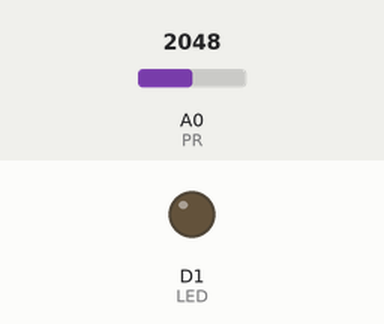
The sketch below on a simulated Particle Photon. On the bench: output pins drawn as LEDs (lit = HIGH). The inputs (shaded band) are chosen by the test bench; at power-on: A0 (PR) = 2048.

Above: at 0.7 s.
At 5.2 s:
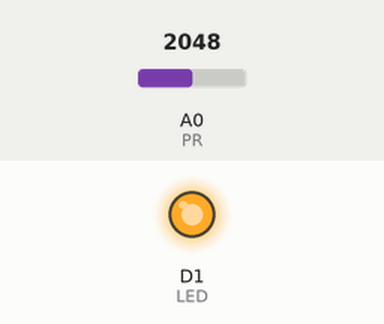
Timing chart, 0 to 6.9 s (numbered marks = the images above):
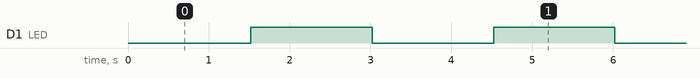

Measured:
- by itself, D1 (LED): alternates HIGH for 1.5 s and LOW for 1.5 s

The sketch:

publish.ino
```cpp
unsigned long lastTime = 0UL;
char publishString[40];
  int state = 0;
   int LED = D1;
      int PR = A0;
      int val = 0;

void setup() {
   pinMode(LED, OUTPUT);
    // pinMode(PR, A);

}

void loop() {
    unsigned long now = millis();
    //Every 15 seconds publish uptime
    if (now-lastTime>1500UL) {
        lastTime = now;
        // now is in milliseconds
        unsigned nowSec = now/1000UL;
        unsigned sec = nowSec%60;
        unsigned min = (nowSec%3600)/60;
        unsigned hours = (nowSec%86400)/3600;


        val = analogRead(PR);
                sprintf(publishString,"%d: Reading",val);

        Spark.publish("Uptime",publishString);
        if(state == 0){
        digitalWrite(LED, HIGH);
        state = 1;
        }
        else
        {
        digitalWrite(LED, LOW);
        state = 0;
        }
    }
}
```
